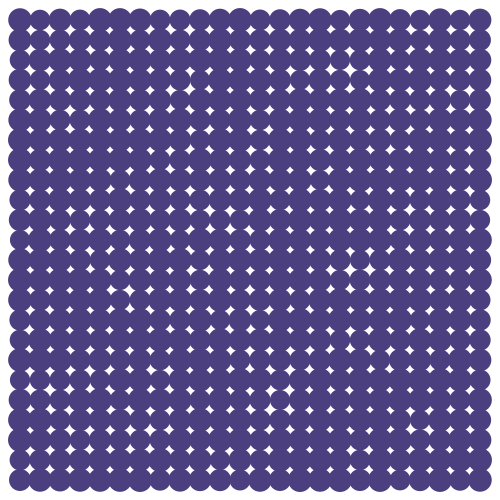
Frame 1 (no input)
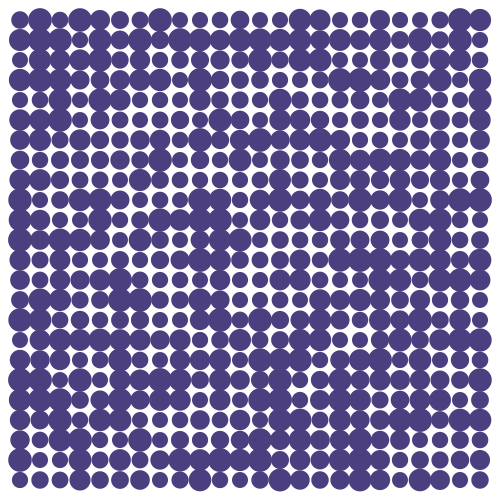
Frame 60 (the mouse pressed at the canvas centre just before this capture)
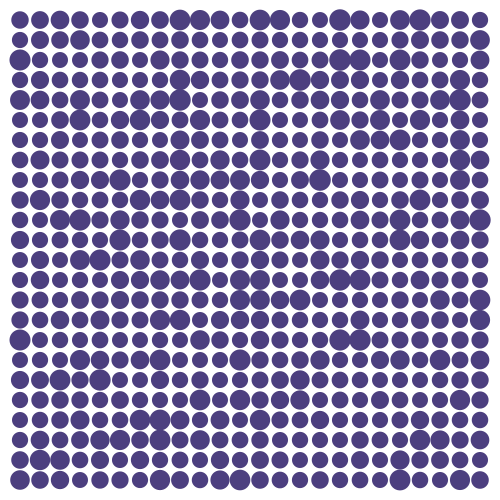
Frame 120 (the mouse held since frame 60 and released just before this capture)

The Processing sketch that drew these frames (run headless with seeded random() and noise(); from frame 60 on, the mouse is pressed at the canvas centre):

// Processing sketch: processing_107738
// ── processing_107738.pde

float fieldsize;
ArrayList <Pulse> pulseElems;

void setup() {
  size(500, 500);
  fieldsize = width/25;
  colorMode(HSB, 100);
  fill(0);
  noStroke();
  float theta;
  pulseElems = new ArrayList <Pulse> ();
  for (int i = int(fieldsize); i < width; i += fieldsize) {
    for (int j = int(fieldsize); j < height; j += fieldsize) {
      theta = random(PI);
      pulseElems.add(new Pulse(i, j, theta));
    }
  }
}


void draw() {
  background(100);
  for (int i = 0; i < pulseElems.size(); i ++) {
    Pulse pulseElem = pulseElems.get(i);
    pulseElem.display();
  }
}

class Pulse {
  float x, y, sz, theta;
  float c;

  Pulse(float _x, float _y, float _theta) {
    x = _x;
    y = _y;
    theta = _theta;
  }

  void display() {
    translate(x, y);
    sz = map(sin(theta), -1, 1, .8*fieldsize, 1.2*fieldsize);
    c = 50;
    fill(70, c, c);
    ellipse(0, 0, sz, sz);
    theta += 0.03;
    resetMatrix();
  }
}
